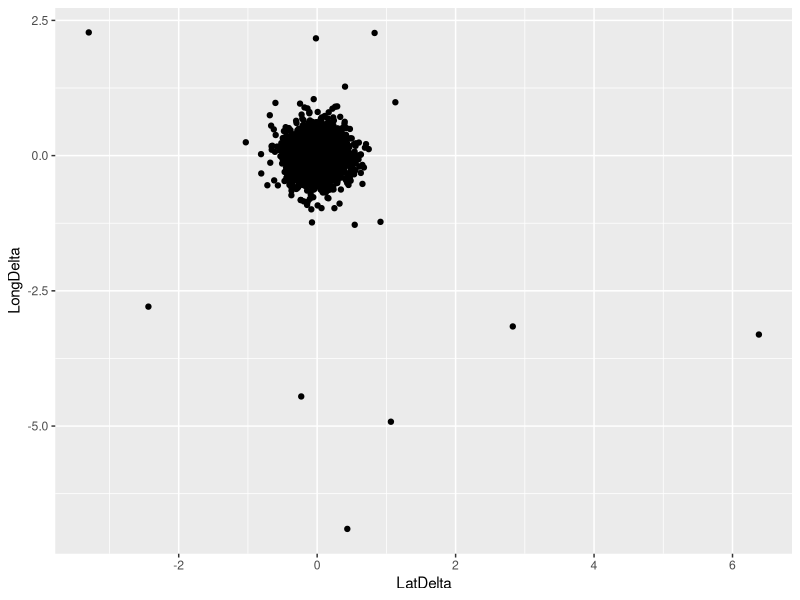
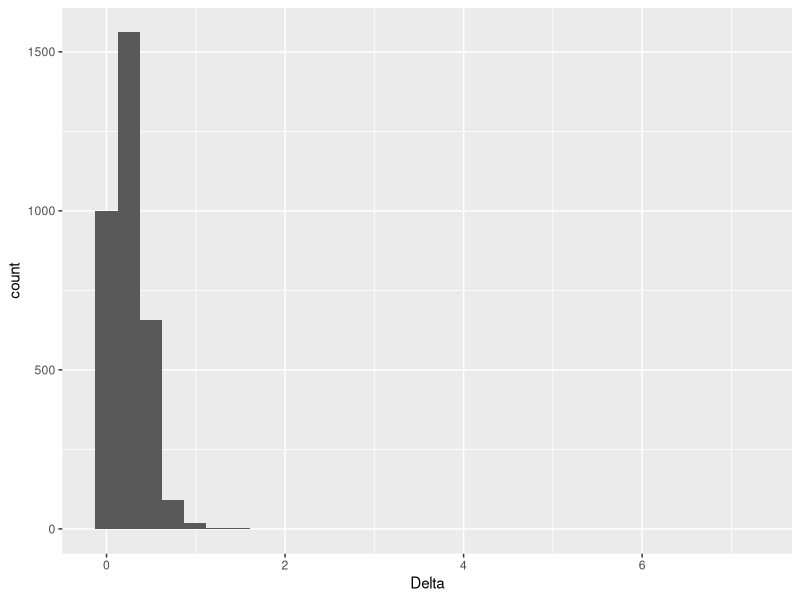

Reproduce these figures in R, in order.
## ---- chunk 1
# check the consistency of worldmet station coordiation and JHU coordinates
rm(list=ls())
library(tidyverse)

metaTb = read_csv("_metaTb_1.csv")
head(metaTb)

## ---- chunk 2
#summary(metaTb$FIPS)
# there are places without FIPS 
metaTb[which(is.na(metaTb$FIPS)), ]
       
## ---- chunk 3
metaTb$LatDelta =  metaTb$Lat - metaTb$latStation
metaTb$LongDelta = metaTb$Long_ - metaTb$longStation
metaTb$Delta = sqrt( metaTb$LatDelta* metaTb$LatDelta + metaTb$LongDelta * metaTb$LongDelta )

ggplot( metaTb, aes(x=LatDelta, y=LongDelta)) + geom_point() 
## ---- chunk 4
ggplot(data=metaTb, aes(x=Delta)) +   geom_histogram()
## ---- chunk 5
# 1 degree latitue is about 69 miles, 111 kilometers
# it seems 0.5 degree is a good cutoff, about 90% quantile

quantile( metaTb$Delta, prob=c(0.05, 0.9, 0.95, 0.97, 0.99))

Deltacutoff = 0.5

metaTb$StationProximity = ifelse( metaTb$Delta >= Deltacutoff, FALSE, TRUE )
summary(metaTb$StationProximity)
## ---- chunk 6
summary(metaTb)
## ---- chunk 7
metaTb$GoodLocation = metaTb$StationProximity
metaTb$GoodLocation = ifelse( is.na(metaTb$FIPS) | metaTb$FIPS==999999 | metaTb$station=='BOGUS CHINESE', FALSE,  metaTb$GoodLocation  )

## ---- chunk 8
metaTb[171,]
## ---- chunk 9
write_csv(metaTb, "_metaStation_20201027b.csv")
